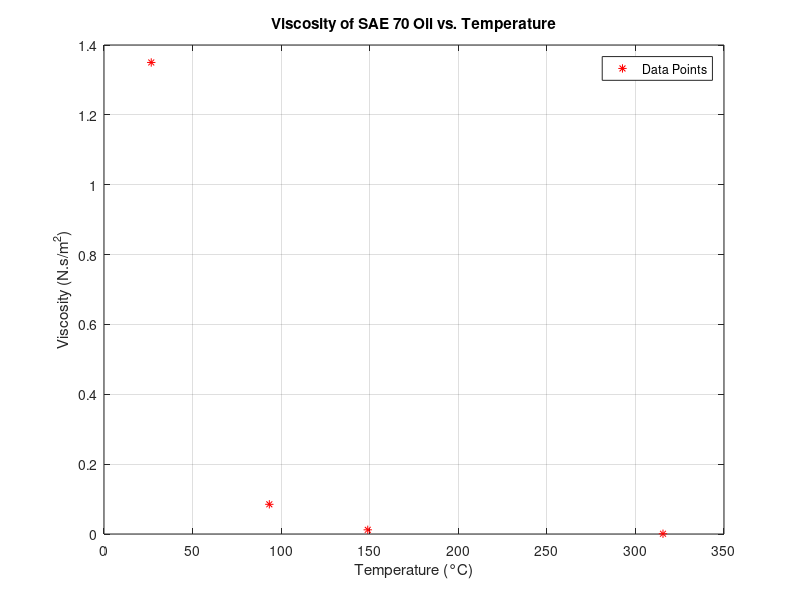

Here is the MATLAB script that generated this plot:
clc, clear, close all;

%% Input Data
x = [26.67 93.33 148.89 315.56];
y = [1.35 .085 0.012 0.00075];

%% Plotting the data
figure;
plot(x, y, 'r*');
title('Viscosity of SAE 70 Oil vs. Temperature');
legend('Data Points');
xlabel('Temperature (°C)');
ylabel('Viscosity (N.s/m^2)');
grid on;